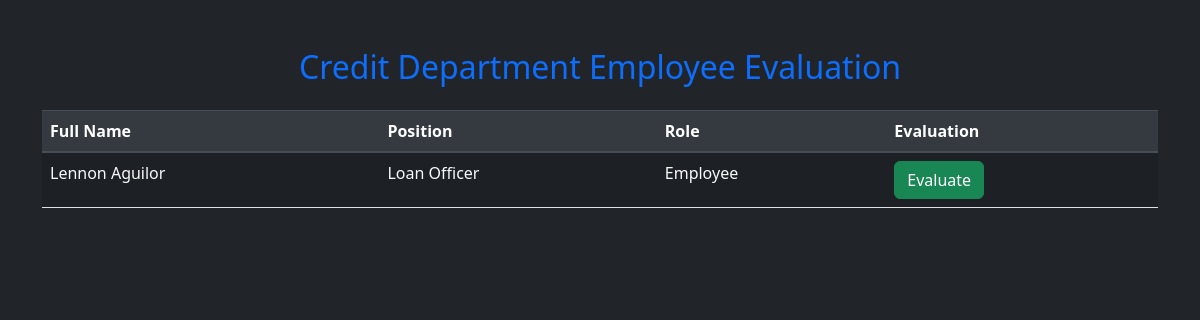
The app's page /main/credit.php (signed in) with its own data.
### tables this page shows
CREATE TABLE `employee_register` (
  `e_id` int(11) UNSIGNED NOT NULL,
  `firstname` varchar(255) NOT NULL,
  `middlename` varchar(255) NOT NULL,
  `lastname` varchar(255) NOT NULL,
  `birthdate` date NOT NULL,
  `email` varchar(255) NOT NULL,
  `password` varchar(255) NOT NULL,
  `role` varchar(255) NOT NULL,
  `position` varchar(255) NOT NULL,
  `department` varchar(255) NOT NULL,
  `available_leaves` int(11) NOT NULL DEFAULT 0,
  `phone_number` varchar(20) NOT NULL,
  `address` varchar(255) NOT NULL,
  `pfp` longblob NOT NULL,
  `qr_code_path` varchar(255) DEFAULT NULL
);

### main/credit.php (the view, shortened to what this page needs)
<?php
include '../db/db_conn.php';
$sql = "SELECT e_id, firstname, lastname, role, position FROM employee_register WHERE role = 'employee' AND department = 'Credit Department'";
$result = $conn->query($sql);
$evaluatedEmployees = [];
$employees = [];
if ($result->num_rows > 0) {
    while ($row = $result->fetch_assoc()) {
        $employees[] = $row;
    }
}
?>
<!DOCTYPE html>
<html lang="en">
<head>
    <link href="https://stackpath.bootstrapcdn.com/bootstrap/4.5.2/css/bootstrap.min.css" rel="stylesheet">
    <link href="../css/styles.css" rel="stylesheet">
    <link href="../css/star.css" rel="stylesheet">
</head>
<body class="bg-dark text-light">
    <div class="container mt-5">
        <h2 class="text-center text-primary mb-4">Credit Department Employee Evaluation</h2>
        <div class="table-responsive">
            <table class="table table-striped table-hover text-dark">
                <thead class="thead-dark">
                    <tr>
                        <th>Full Name</th>
                        <th>Position</th>
                        <th>Role</th>
                        <th>Evaluation</th>
                    </tr>
                </thead>
                <tbody>
                    <?php if (!empty($employees)): ?>
                        <?php foreach ($employees as $employee): ?>
                            <tr>
                                <td class="text-light"><?php echo htmlspecialchars($employee['firstname'] . ' ' . $employee['lastname']); ?></td>
                                <td class="text-light"><?php echo htmlspecialchars($employee['position']); ?></td>
                                <td class="text-light"><?php echo htmlspecialchars($employee['role']); ?></td>
                                <td>
                                    <button class="btn btn-success"
                                        onclick="evaluateEmployee(<?php echo $employee['e_id']; ?>, '<?php echo htmlspecialchars($employee['firstname'] . ' ' . $employee['lastname']); ?>', '<?php echo htmlspecialchars($employee['position']); ?>')"
                                        <?php echo in_array($employee['e_id'], $evaluatedEmployees) ? 'disabled' : ''; ?>>
                                        <?php echo in_array($employee['e_id'], $evaluatedEmployees) ? 'Evaluated' : 'Evaluate'; ?>
                                    </button>
                                </td>
                            </tr>
                        <?php endforeach; ?>
                    <?php else: ?>
                        <tr><td class="text-light text-center" colspan="4">No employees found for evaluation in Credit Department.</td></tr>
                    <?php endif; ?>
                </tbody>
            </table>
        </div>
    </div>
</body>
</html>

### records on screen
employee_register: firstname+lastname "Lennon Aguilor", position "Loan Officer", role "Employee", shows "Evaluate"
